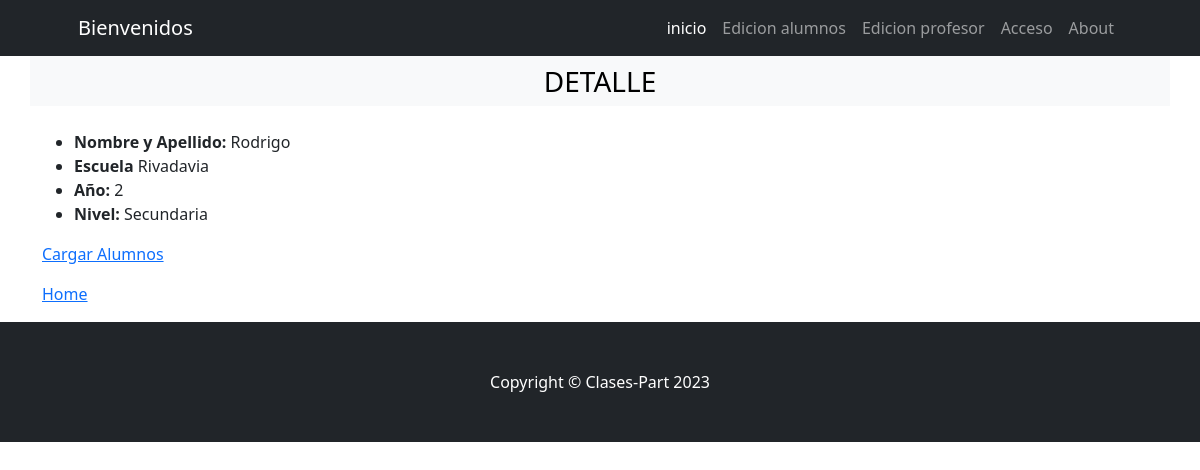
Screenshot of /alumno/alumno/detail/1 with the database file from the repository.
### alumno/models.py (models this page shows, shortened)
class alumno(models.Model):
    nombre = models.CharField(max_length=40)
    escuela = models.CharField(max_length=20)
    anio = models.ForeignKey(m.year, on_delete= models.SET_NULL, null= "True", blank= "True")

### year/models.py (models this page shows, shortened)
class year (models.Model):
    anio = models.IntegerField()
    nivel= models.ForeignKey(m.nivel, on_delete= models.SET_NULL, null= "True", blank= "True")

### nivel/models.py (models this page shows)
class nivel(models.Model):
    descripcion = models.CharField(max_length=40)
    def __str__(self):
        return f"{self.descripcion}"

### alumno/views.py (the view)
# urls.py: path("alumno/detail/<int:pk>", views.alumnoDetail.as_view(), name="alumno_detail"),
class alumnoDetail(DetailView):
    model = models.alumno

### alumno/templates/alumno/alumno_detail.html
{% extends 'base.html' %}
{% block title %}
    Detalle
{% endblock title %}
{% block content %}
    <ul>
        <li><strong>Nombre y Apellido: </strong> {{ object.nombre }}</li>
        <li><strong>Escuela</strong> {{ object.escuela }}
        <li><strong>Año: </strong> {{ object.anio.anio }}
        <li><strong>Nivel: </strong> {{ object.anio.nivel }}
        </li>
    </ul>
    <p><a href=" {% url 'alumno:alumno_list' %} " >    Cargar Alumnos </a></p>
    <p><a href=" {% url 'home:index' %} " >    Home </a></p>
{% endblock content %}

### rows the page displays
alumno: nombre "Rodrigo", escuela "Rivadavia", anio.anio "2", anio.nivel "Secundaria"
